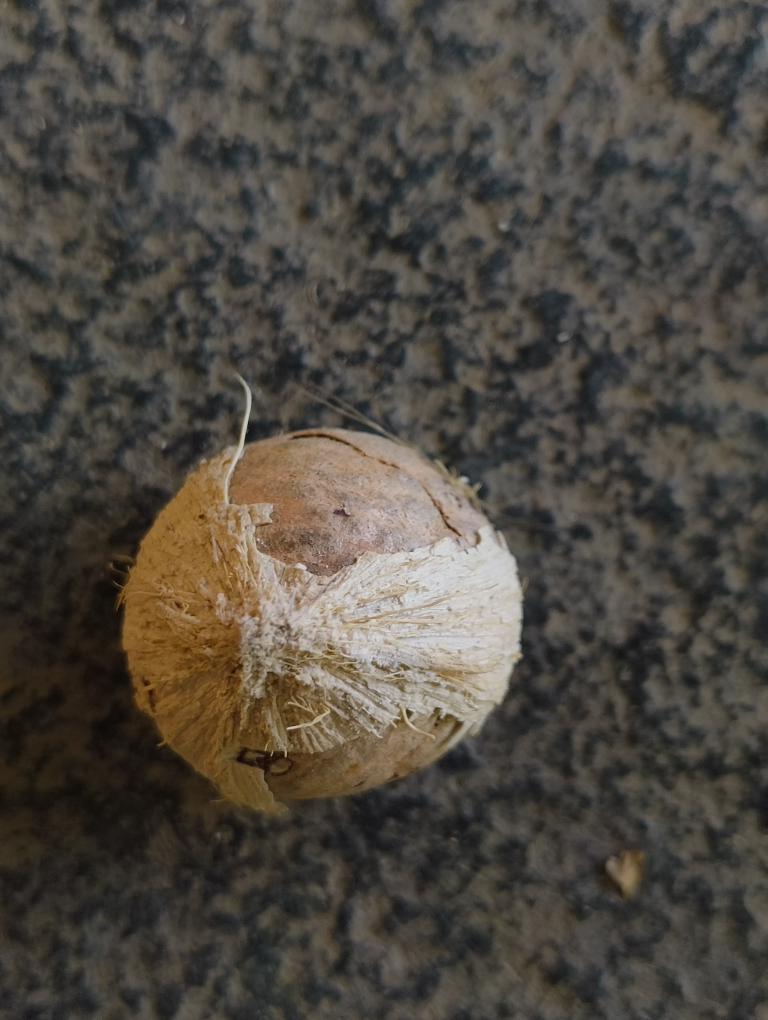
#> input picture image-preprocessing/example-image.jpg, 3072 x 4080 px (shown at 1/4 size)
$ jupyter execute areca-nut-images-prerpocessing.ipynb
#> lines starting #> are read from the running program, lines starting #| are printed output that depends on the picture
[cell 1]
import cv2
import pandas as pd
import matplotlib.pyplot as plt

exampleimg=cv2.imread("example-image.jpg")
#> exampleimg is the input picture: shape (4080, 3072, 3); mean B, G, R 65.5, 73.3, 78.4
cvimage=cv2.cvtColor(exampleimg,cv2.COLOR_BGR2GRAY)
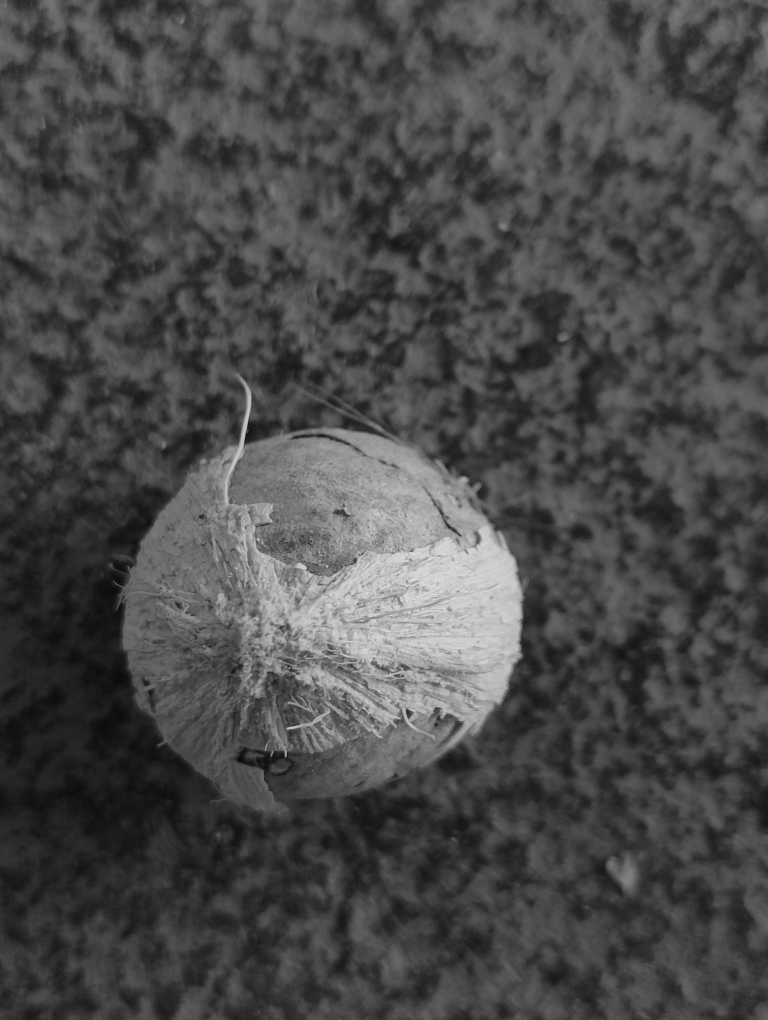
#> cvimage: shape (4080, 3072) (shown at 1/4 size); min 6, max 226, mean 73.9

cv2.namedWindow("window", cv2.WINDOW_NORMAL)
cv2.resizeWindow("window", 400,512 )

print(cvimage.shape)
#| (4080, 3072)

cv2.imshow("window",cvimage)
cv2.waitKey(0)

[cell 2]
pd.DataFrame(cvimage.flatten())
#> Out = table of 12533760 rows and 1 columns

# pxlofimage=pd.DataFrame(cvimage)
# pxlofimage

[cell 3]
cvimage2=cv2.imread("example-image.jpg")
cvimage2.shape
#> Out = (4080, 3072, 3)

[cell 4]
cvimage2

[cell 5]
import pandas as pd

df=pd.Series(cvimage2.flatten())
df

[cell 6]
import matplotlib.pyplot as plt

df.plot(kind='hist',bins=50,title='Pixel values')
plt.show()
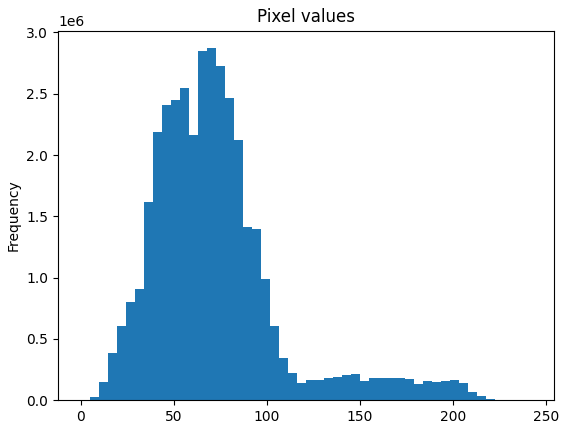
#> figure drawn by matplotlib, 1 panel; tallest bar 2871360 high, from x = 67.76 to 72.6

[cell 7]
fig,axs=plt.subplots(1,3,figsize=(15,5))
axs[0].imshow(cvimage2[:,:,0],cmap='Reds')
axs[1].imshow(cvimage2[:,:,1],cmap='Greens')
axs[2].imshow(cvimage2[:,:,2],cmap='Blues')
plt.show()
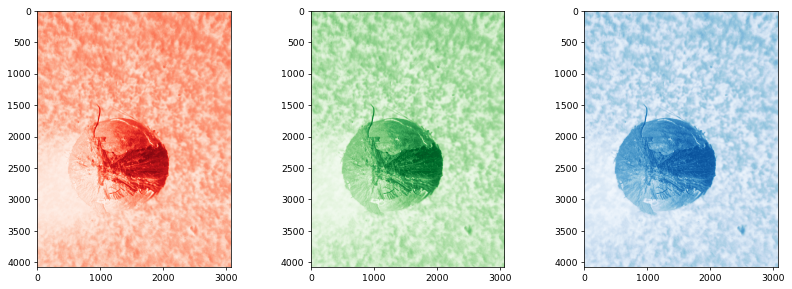
#> figure drawn by matplotlib, 3 panels

[cell 8]
plt.figure(figsize=(10,5))
plt.imshow(cvimage2)
plt.show()

[cell 9]
cv2imagegray=cv2.cvtColor(exampleimg,cv2.COLOR_BGR2GRAY)
plt.figure(figsize=(10,5))
plt.imshow(cv2imagegray,cmap='gray')
plt.show()

# Blurring (Gaussian blur)

[cell 10]
blur = cv2.GaussianBlur(exampleimg,(5,5),0)
blur

[cell 11]
blur = cv2.GaussianBlur(exampleimg,(5,5),0)

plt.subplot(121),plt.imshow(exampleimg),plt.title('Original')
plt.xticks([]), plt.yticks([])
plt.subplot(122),plt.imshow(blur),plt.title('Blurred')
plt.xticks([]), plt.yticks([])
plt.show()
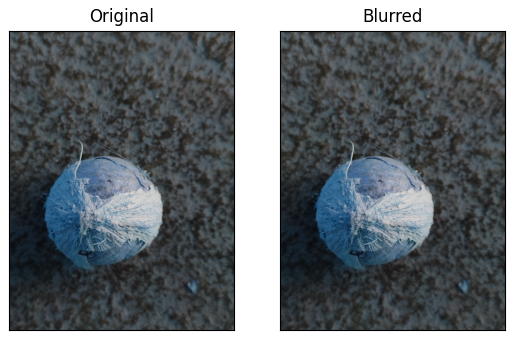
#> figure drawn by matplotlib, 2 panels; B, G, R data is drawn as R, G, B
